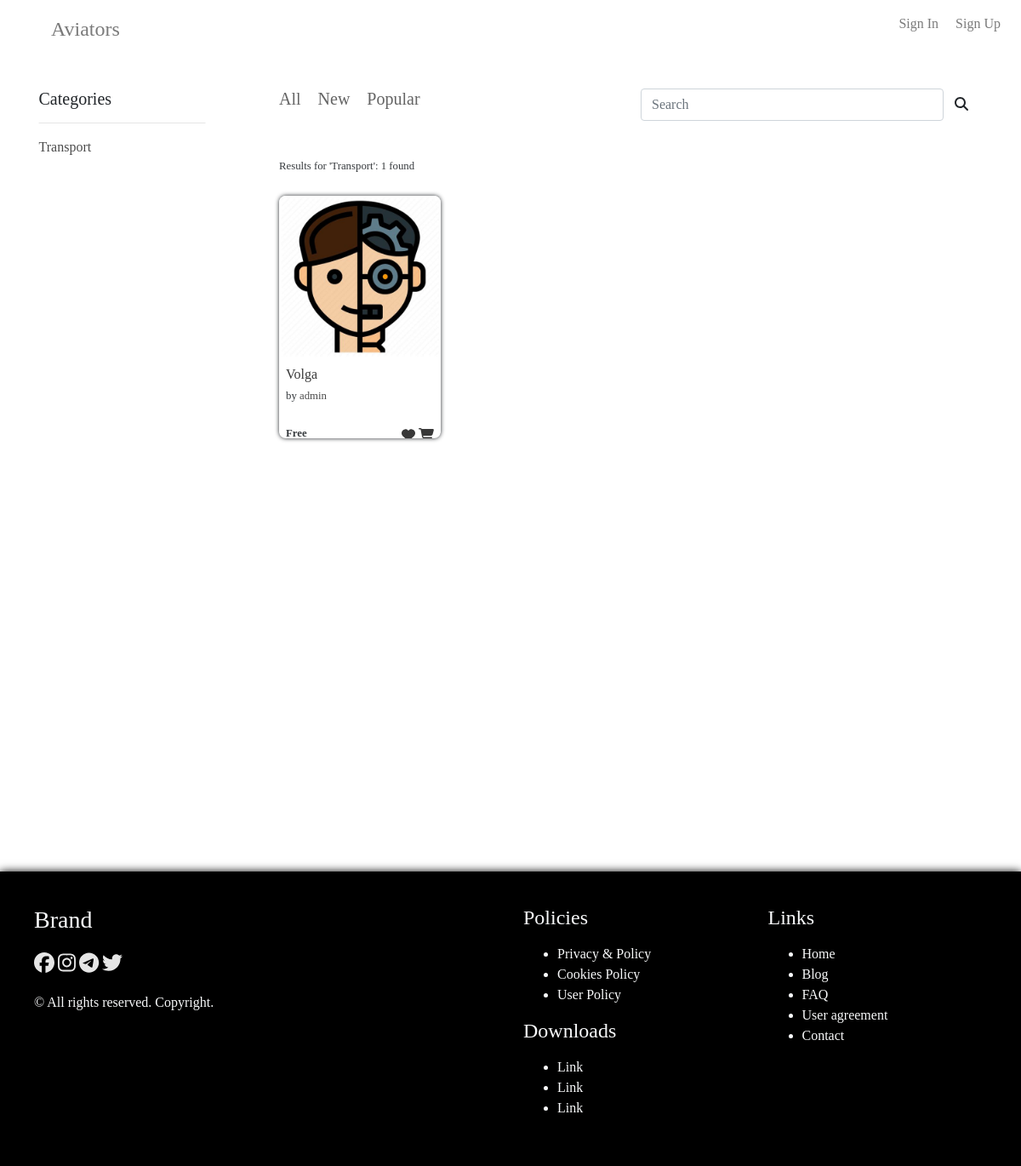
Screenshot of /engine/search/?query=Transport&type=category with the database file from the repository.
### model/models.py (models this page shows, shortened)
class Category(models.Model):
	name = models.CharField(max_length = 40)
	amount = models.IntegerField(default = 0)
	img = models.ImageField(upload_to = 'static/storage/img/categories')
	sign = models.CharField(max_length = 30, default = 'exclamation')
	def __str__(self):
		return self.name

class Mod(models.Model):
	model_name = models.CharField(max_length = 30)
	model_desc = models.TextField()
	model_price = models.FloatField()
	model_author_price = models.FloatField(default = 0)
	model_date = models.DateTimeField()
	model_views = models.IntegerField(default = 0)
	model_tags = models.JSONField()
	model_tool = models.CharField(max_length = 50)
	model_favs = models.IntegerField(default = 0)
	model_category = models.ForeignKey(Category, on_delete=models.PROTECT)
	model_author = models.ForeignKey(User, on_delete=models.PROTECT)
	model_link = models.URLField()

class ModelImage(models.Model):
	parent = models.ForeignKey(Mod, on_delete = models.CASCADE)
	file = models.ImageField(upload_to = 'static/storage/img/models')

### engine/views.py (the view, shortened to what this page needs)
# urls.py: path('search/', views.searchEngine, name = 'searchengine'),
def searchEngine(request):
	if request.method == 'GET':
		categories = Category.objects.all()
		if request.GET['type'] == 'byname':
			modelset = Mod.objects.filter(model_name__icontains = request.GET['query'])
			return render(request, 'engine/result.html', {'query': request.GET['query'], 'modelset': modelset, 'categories': categories})
		elif request.GET['type'] == 'category':
			modelset = Mod.objects.filter(model_category = Category.objects.get(name = request.GET['query']))
			return render(request, 'engine/result.html', {'query': request.GET['query'], 'categories': categories, 'modelset': modelset})
		else:
			return HttpResponseRedirect(reverse('main:dashboard'))

### main/templatetags/filters.py (called while the page is built)
@register.filter
def viewFree(price):
	if price == 0:
		return 'Free'
	else:
		return f'{price}$'

### model/templatetags/model_filters.py (called while the page is built)
@register.filter
def get_model_image(model):
	image = ModelImage.objects.filter(parent = model)[:1][0]
	return image.file.url

### templates/engine/result.html (shortened to what this page needs)
{% extends 'main/index.html' %}
{% load filters %}
{% block content %}
	<div id="sidebar">
		<h5>Categories</h5>
		<hr>
		<ul class="side-menu">
			{% for category in categories %}
			<li class="side-item"><a href="{% url 'engine:searchengine' %}?query={{category.name}}&type=category">{{category.name}}</a></li>
			{% endfor %}
		</ul>
	</div>
	<div id="content">
		<div class="container-fluid p-0">
			<div class="row mb-4">
				<div class="col-md-6">
					<ul class="side-menu">
						<li class="content-filters"><h5><a href="{% url 'engine:searchengine' %}?query=all&type=filter">All</a></h5></li>
						<li class="content-filters"><h5><a href="{% url 'engine:searchengine' %}?query=new&type=filter">New</a></h5></li>
						<li class="content-filters"><h5><a href="{% url 'engine:searchengine' %}?query=popular&type=filter">Popular</a></h5></li>
					</ul>
				</div>
				<div class="col-md-6">
					<form action="{% url 'engine:searchengine' %}" method="get">
						<div class="form-group">
							<input type="text" placeholder="Search" class="form-control" style="width: 90%; float: left;" name="query">
							<button class="btn" style="width: 10%;"><span class="fas fa-search"></span></button>
						</div>
					</form>
				</div>
			</div>
			<small>Results for '{{query}}{{name}}': {{ modelset|length }} found</small>
			<div class="row mt-4">
				{% for model in modelset %}
					<div class="col-md-3 pr-2">
						<div class="model-card">
							<div class="model-image">
								{% load model_filters %}
								<img src="{{model|get_model_image}}" class="img-fluid w-100 h-100">
							</div>
							<div class="model-desc p-2">
								<p style="margin: 0;"><a href="{% url 'model:modelview' model.id %}" class="model-card-name">{{model.model_name}}</a></p>
								<small>by <a href="{% url 'engine:stranger' model.model_author %}">{{model.model_author}}</a></small><br><br>
								<small style="float: left;"><b>{{model.model_price|viewFree}}</b></small>
								<div style="float: right">
									<a href="{% url 'engine:addto' %}?model_id={{model.id}}&query={{model.model_category}}&to=favs"><span class="fas fa-heart"></span></a>
									<a href="{% url 'engine:addto' %}?model_id={{model.id}}&query={{model.model_category}}&to=cart"><span class="fas fa-shopping-cart"></span></a>
								</div>
							</div>
						</div>
					</div>
				{% endfor %}
			</div>
		</div>
	</div>
{% endblock %}

### static/main/css/style.css (style rules this page uses)
* { transition: .3s ease; font-family: Segoe; }
body a { color: #232323; opacity: .9; }

### static/main/css/result.css (style rules this page uses)
.chat-message span, small { opacity: .9; }
#sidebar { width: 23%; padding: 5vh; transform: translateX(2%); border-radius: 2vh; position: absolute; font-size: 2vh; }
.side-menu { list-style: none; width: 100%; margin: 0; padding: 0; }
.side-item { width: 100%; margin-bottom: 5px; }
.side-item a { color: black; opacity: .7; }
#content { width: 75%; height: 100vh; transform: translateX(32%); padding: 5vh; }
.content-filters { display: inline-block; margin-right: 2vh; }
.content-filters a { opacity: .7; }
.model-card { width: 100%; font-size: 2vh; border-radius: 1vh; overflow: hidden; box-shadow: 0 0 5px; background: white; }
.model-image { width: 100%; }

### rows the page displays
Category: name "Transport"
Mod: id.file (picture), model_name "Volga", model_author "admin", model_price|viewFree "Free"

### other values shown
{{ modelset|length }} "1"
